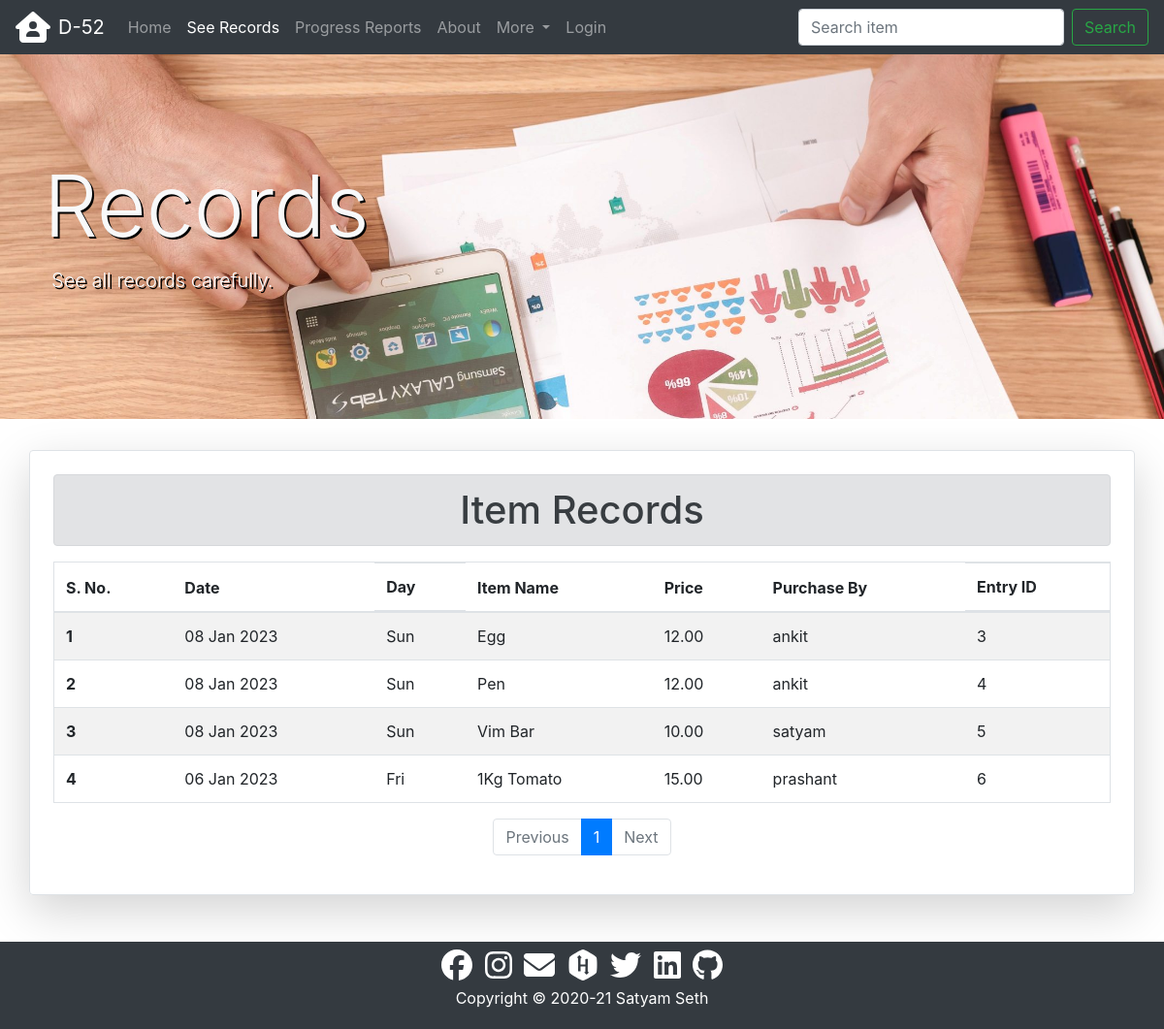
The page /data/records/ on the database as committed earlier.
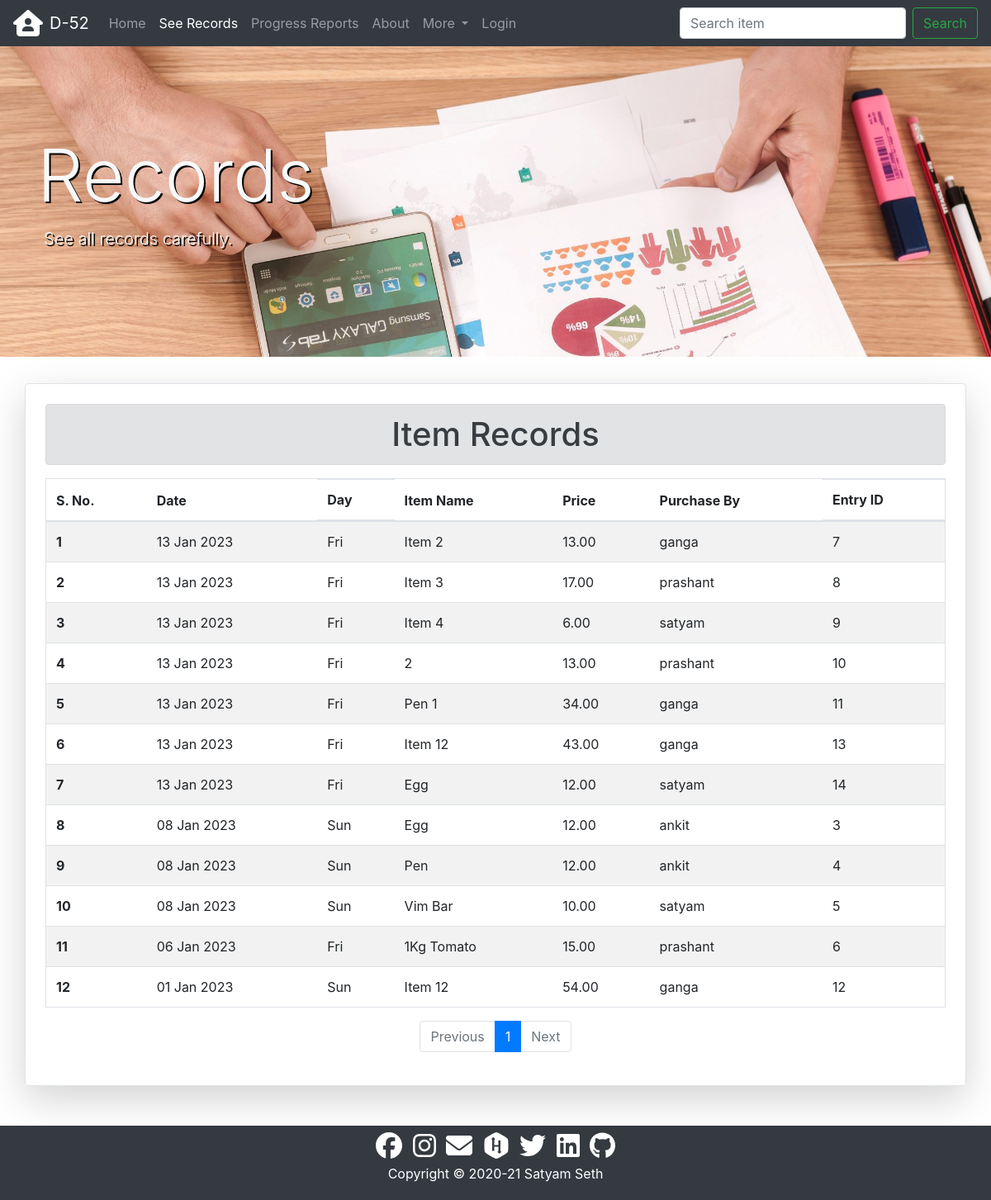
The same page on the database as committed later.
### data/models.py (models this page shows, shortened)
class Record(models.Model):
    item = models.CharField(max_length=50)
    price = models.DecimalField(
        decimal_places=2, max_digits=7, validators=[MinValueValidator(Decimal("0.01"))]
    )
    purchaser = models.ForeignKey(
        User, on_delete=models.CASCADE, related_name="purchaser"
    )
    adder = models.ForeignKey(
        User, on_delete=models.SET_NULL, related_name="adder", null=True
    )
    purchase_date = models.DateField()
    modified_on = models.DateTimeField(auto_now=True)
    created_on = models.DateTimeField(auto_now_add=True)

### data/views.py (the view)
# urls.py: path("records/", views.RecordListView.as_view(), name="records"),
class RecordListView(ListView):
    model = Record
    paginate_by = 20
    paginate_orphans = 10
    ordering = ["-purchase_date"]
    def get_context_data(self, **kwargs: Any) -> Dict[str, Any]:
        context = super().get_context_data(**kwargs)
        context["records_active"] = "active"
        context["records_disabled"] = "disabled"
        return context

### data/templates/data/record_list.html (shortened to what this page needs)
{% extends 'core/base.html' %}
{% load static %}
{% block css %}
<link rel="stylesheet" href="{% static 'data/css/style.css' %}">
{% endblock %}
{% block content %}
<div class="jumbotron jumbotron-fluid records {{user.username}} mt-5">
  <div class="container py-5 text-light">
    <div>
      <h1 class="display-2">{{user.get_full_name|title}} Records</h1>
    </div>
    <div class="lead">
      <p class="pl-2">See all records carefully.</p>
    </div>
  </div>
</div>
<div class="container shadow-lg p-4 mb-5 rounded border">
  <h1 class="text-center alert alert-secondary">Item Records</h1>
  {% if record_list %}
  <div class="table-responsive">
    <table class="table table-hover table-striped border">
      <thead>
        <tr>
          <th scope="col">S. No.</th>
          <th scope="col">Date</th>
          <th scope="col" class="d-none d-sm-block">Day</th>
          <th scope="col">Item Name</th>
          <th scope="col">Price</th>
          <th scope="col">Purchase By</th>
          <th scope="col" class="d-none d-sm-block">Entry ID</th>
        </tr>
      </thead>
      <tbody>
        {% for record in record_list %}
        <tr>
          <th scope="row">{{forloop.counter0|add:page_obj.start_index }}</th>
          <td>{{record.purchase_date|date:"d M Y"}}</td>
          <td class="d-none d-sm-block">{{record.purchase_date|date:"D"}}</td>
          <td>{{record.item|capfirst}}</td>
          <td>{{record.price}}</td>
          <td>{{record.purchaser}}</td>
          <td class="d-none d-sm-block">{{record.id}}</td>
        </tr>
        {% endfor %}
      </tbody>
    </table>
    <div>
      {% include 'core/pagination.html' %}
    </div>
  </div>
  {% else %}
  <h4 class="text-center alert alert-warning">No Records Found</h4>
  {% endif %}
</div>
{% endblock content %}

### core/templates/core/base.html (shortened to what this page needs)
<!DOCTYPE html>
<html lang="en">
{% load static %}
<head>
    <link rel="stylesheet" href="{% static 'core/css/bootstrap.min.css' %}">
    {% block css %}{% endblock css %}
</head>
<body>
    {% include 'core/navbar.html' %}
    {% block content %}{% endblock content %}
    {% include 'core/footer.html' %}
</body>
</html>

### core/templates/core/navbar.html (shortened to what this page needs)
<div class="container-fluid">
    <nav class="navbar navbar-expand-md navbar-dark fixed-top bg-dark">
        <i class="fas fa-house-user fa-2x text-white mr-2"></i>
        <div class="navbar-brand">D-52</div>
        <div class="collapse navbar-collapse" id="navbarSupportedContent">
            <ul class="navbar-nav mr-auto">
                <li class="nav-item {{home_active}}">
                    <a class="nav-link {{home_disabled}}" href="{% url 'home' %}">Home </a>
                </li>
                <li class="nav-item {{records_active}}">
                    <a class="nav-link {{records_disabled}}" href="{% url 'records' %}">See Records</a>
                </li>
                <li class="nav-item {{report_active}}">
                    <a class="nav-link {{report_disabled}}" href="{% url 'report' %}">Progress Reports</a>
                </li>
                <li class="nav-item {{about_active}}">
                    <a class="nav-link {{about_disabled}}" href="{% url 'about' %}">About</a>
                </li>
                <li class="nav-item dropdown">
                    <a class="nav-link dropdown-toggle" href="#" id="navbarDropdown" role="button"
                        data-toggle="dropdown" aria-haspopup="true" aria-expanded="false">
                        More
                    </a>
                </li>
                {% if request.user.is_authenticated %}
                <li class="nav-item">
                    <a class="nav-link" href="{% url 'logout' %}">Logout</a>
                </li>
                {% else %}
                <li class="nav-item {{login_active}}">
                    <a class="nav-link {{login_disabled}}" href="{% url 'login' %}">Login</a>
                </li>
                {% endif %}
            </ul>
            <form method="get" action="{% url 'search' %}" class="form-inline my-2 my-lg-0">
                <input class="form-control mr-sm-2" type="search" placeholder="Search item" aria-label="Search"
                    name='query'>
                <button class="btn btn-outline-success my-2 my-sm-0" type="submit">Search</button>
            </form>
        </div>
    </nav>
</div>

### core/templates/core/pagination.html
<ul class="pagination justify-content-center">
    {% if page_obj.has_previous %}
        <li class="page-item"><a class="page-link" href="?page={{ page_obj.previous_page_number }}">Previous</a></li>
    {% else %}
        <li class="page-item disabled"><span class="page-link">Previous</span></li>
    {% endif %}
    {% for i in page_obj.paginator.page_range %}
        {% if page_obj.number == i %}
            <li class="page-item active"><span class="page-link">{{ i }} <span class="sr-only">(current)</span></span></li>
        {% else %}
            <li class="page-item"><a class="page-link" href="?page={{ i }}">{{ i }}</a></li>
        {% endif %}
    {% endfor %}
    {% if page_obj.has_next %}
        <li class="page-item"><a class="page-link" href="?page={{ page_obj.next_page_number }}">Next</a></li>
    {% else %}
        <li class="page-item disabled"><span class="page-link">Next</span></li>
    {% endif %}
</ul>

### core/templates/core/footer.html
<footer class="container-fluid p-0">
        <div class="bg-dark text-center p-1 text-white">
                <div>
                        <a href="https://www.facebook.com/profile.php?id=100009900399617" target="_blank"><i
                                        class="fab fa-facebook fa-2x m-1 text-white"></i></a>
                        <a href="https://www.instagram.com/satyam1998.1998/" target="_blank"><i
                                        class="fab fa-instagram fa-2x m-1 text-white"></i></a>
                        <a href="mailto:satyam1998.1998@gmail.com" target="_blank">
                                <i class="fas fa-envelope fa-2x m-1 text-white"></i></a>
                        <a href="https://www.hackerrank.com/satyam1998_1998" target="_blank">
                                <i class="fab fa-hackerrank fa-2x m-1 text-white"></i></a>
                        <a href="https://twitter.com/SatyamS31450520" target="_blank"><i
                                        class="fab fa-twitter fa-2x m-1 text-white"></i></a>
                        <a href="https://www.linkedin.com/in/satyam-seth-39069b17a" target="_blank"><i
                                        class="fab fa-linkedin fa-2x m-1 text-white"></i></a>
                        <a href="https://github.com/satyam-seth" target="_blank"><i
                                        class="fab fa-github fa-2x m-1 text-white"></i></a>
                </div>
                <p>Copyright &#169; 2020-21 Satyam Seth</p>
        </div>
</footer>

### data/static/data/css/style.css (style rules this page uses)
.records { background-image: url("../images/records.jpg"); background-color: dimgrey; background-size: cover; height: 100%; text-shadow: 2px 2px black; }

Rows that differ between the two databases and show on the page:
added Record: purchase_date "13 Jan 2023", purchase_date "Fri", item "Item 2", price "13.00", purchaser "ganga", id "7"
added Record: purchase_date "13 Jan 2023", purchase_date "Fri", item "Item 3", price "17.00", purchaser "prashant", id "8"
added Record: purchase_date "13 Jan 2023", purchase_date "Fri", item "Item 4", price "6.00", purchaser "satyam", id "9"
added Record: purchase_date "13 Jan 2023", purchase_date "Fri", item "2", price "13.00", purchaser "prashant", id "10"
added Record: purchase_date "13 Jan 2023", purchase_date "Fri", item "Pen 1", price "34.00", purchaser "ganga", id "11"
added Record: purchase_date "13 Jan 2023", purchase_date "Fri", item "Item 12", price "43.00", purchaser "ganga", id "13"
added Record: purchase_date "13 Jan 2023", purchase_date "Fri", item "Egg", price "12.00", purchaser "satyam", id "14"
added Record: purchase_date "01 Jan 2023", purchase_date "Sun", item "Item 12", price "54.00", purchaser "ganga", id "12"
